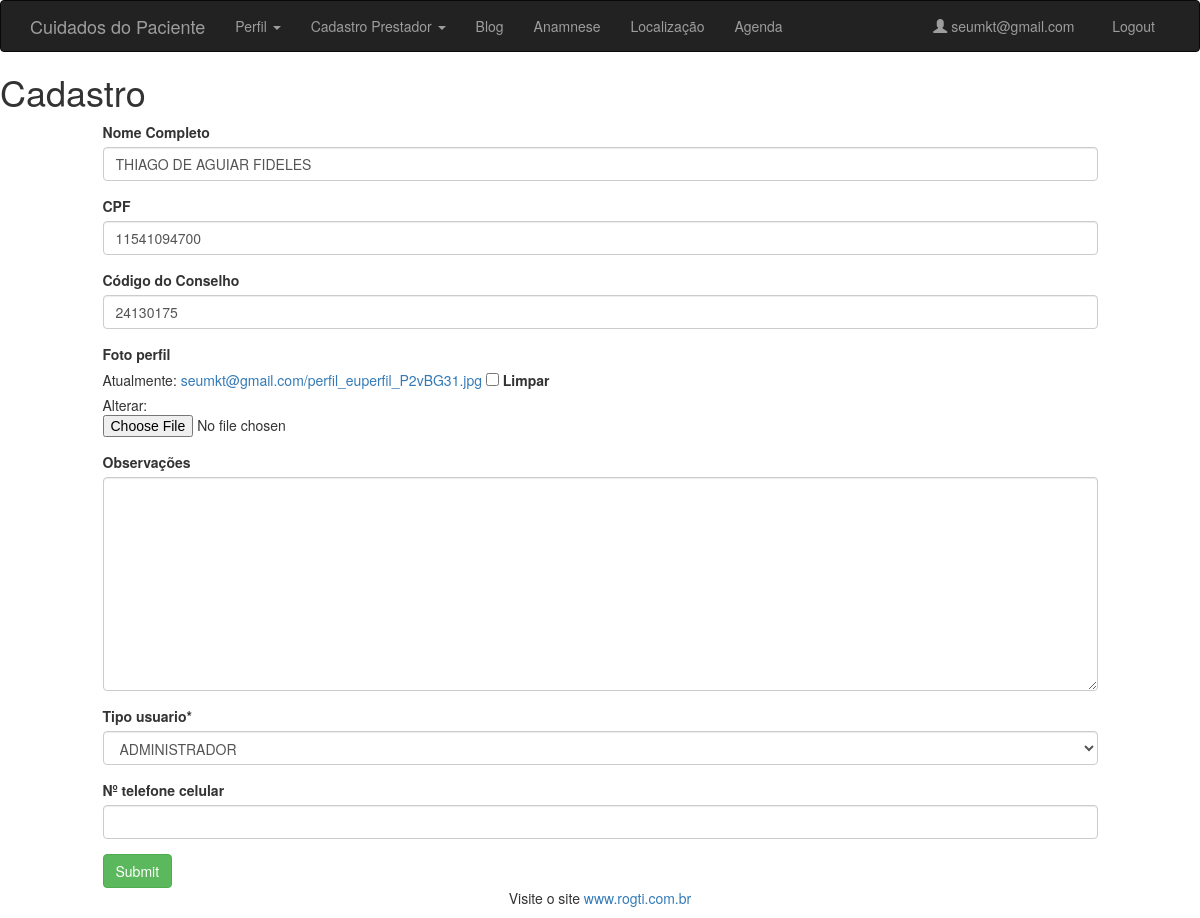
Screenshot of /prestador/perfil/editar (signed in) with the database file from the repository.
### usuarios/models.py (models this page shows, shortened)
class User(AbstractUser):
    username = None
    email = models.EmailField(_('endereço de email'), unique=True)
    USERNAME_FIELD = 'email'
    REQUIRED_FIELDS = []
    objects = UserManager()

class UserProfile(models.Model):
    user = models.OneToOneField(User, on_delete=models.PROTECT)
    nm_completo = models.CharField(verbose_name="Nome Completo", max_length=100,null=True, blank=True)
    nr_cpf_cgc = models.CharField(verbose_name="CPF",max_length=11,null=True, blank=True,validators=[validate_CPF])
    ds_codigo_conselho = models.CharField(verbose_name="Código do Conselho", max_length=10,blank=True, null=True)
    foto_perfil = models.ImageField(upload_to=foto_perfil_directory_path, null=True, blank=True)
    cidade = models.CharField(verbose_name="Cidade", max_length=200, blank=True, null=True)
    observacoes = models.TextField(blank=True, null=True,verbose_name="Observações")
    idade = models.IntegerField(null=True)
    sexo = models.CharField(max_length=20, choices=STATUS_SEXO, default='OUTROS VALORES')
    tipo_usuario = models.CharField(max_length=30, choices=STATUS_TIPO, default='PRESTADOR')
    nrTelCelular = models.CharField(max_length=11, blank=True, null=True, verbose_name='Nº telefone celular')
    class Meta:
        verbose_name = "perfil"
        verbose_name_plural = "perfis"

### usuarios/views.py (the view)
# urls.py: path('perfil/editar', views.editar_perfil,name="editar_perfil"),
@login_required
def editar_perfil(request):
    userprofile = UserProfile.objects.get(user=request.user.id)
    data = {'nm_completo': userprofile.nm_completo, 'nr_cpf_cgc': userprofile.nr_cpf_cgc,'ds_codigo_conselho':userprofile.ds_codigo_conselho,'foto_perfil':userprofile.foto_perfil}
    if request.method == "POST":
        form = UserProfileForm(request.POST, request.FILES,instance=userprofile)
        if form.is_valid():
            perfil = form.save(commit=False)
            perfil.user = request.user
            perfil.save()
    else:
        form = UserProfileForm(initial=data)
    return render(request, 'usuarios/editar_perfil.html', {
        'form': form
    })

### usuarios/forms.py
class UserProfileForm(ModelForm):
    class Meta:
        model = UserProfile
        fields = ['nm_completo', 'nr_cpf_cgc', 'ds_codigo_conselho','foto_perfil', 'observacoes', 'tipo_usuario', 'nrTelCelular']

### usuarios/templates/usuarios/editar_perfil.html (shortened to what this page needs)
{% extends "base.html" %}
{% load crispy_forms_tags %}
{% block content %}
<h1>Cadastro</h1>
<div class='row'>
<div class='col-sm-10 col-sm-offset-1'>
<form method="post" enctype="multipart/form-data">
    {{ form|crispy }}
    <input type="submit" value="Submit" class="btn btn-success">
</form>
</div>
</div>
{% endblock %}

### templates/_navbar.html (shortened to what this page needs)
    <nav class="navbar navbar-inverse">
      <div class="container">
        <div class="navbar-header">
          <a class="navbar-brand" href="{% url 'home' %}">Cuidados do Paciente</a>
        </div>
        <div class="navbar-collapse collapse">
          <ul class="nav navbar-nav">
            {% if request.user.is_authenticated %}
            <li class="dropdown">
              <a href="{% url 'usuarios:perfil_usuario' %}" class="dropdown-toggle" data-toggle="dropdown" role="button" aria-expanded="false">Perfil <span class="caret"></span></a>
            </li>
            <li class="dropdown">
            <a href="{% url 'prestadores:cadastro_prestador_pf' %}" class="dropdown-toggle" data-toggle="dropdown" role="button" aria-expanded="false">Cadastro Prestador <span class="caret"></span></a>
            <li class=""><a href="{% url 'blog-home' %}">Blog</a></li>
            <li class=""><a href="{% url 'pacientes:pacientes' %}">Anamnese</a></li>
            <li class=""><a href="{% url 'appgeo:appgeo' %}">Localização</a></li>
            <li class=""><a href="{% url 'schedule' %}">Agenda</a></li>
            {% endif %}
          </ul>
        {% block nav_user %}
          <ul class="nav navbar-nav navbar-right">
          {% if request.user.is_authenticated %}
              <li id="nav-username"><a href="{% url 'usuarios:perfil_usuario' %}">
                <span class="glyphicon glyphicon-user"></span>  {{ user.get_username }} &nbsp; </a>
              </li>
              <li>
                <a href="{% url 'auth_logout' %}">Logout</a>
              </li>
          {% else %}
            <li><a href="{% url 'registration_register' %}">Registrar</a></li>
          {% endif %}
          </ul>
        {% endblock %}
         </div>
      </div>
    </nav>

### rows the page displays
User: get_username "seumkt@gmail.com"
UserProfile: nm_completo "THIAGO DE AGUIAR FIDELES", nr_cpf_cgc "11541094700", ds_codigo_conselho "24130175", tipo_usuario "ADMINISTRADOR"
